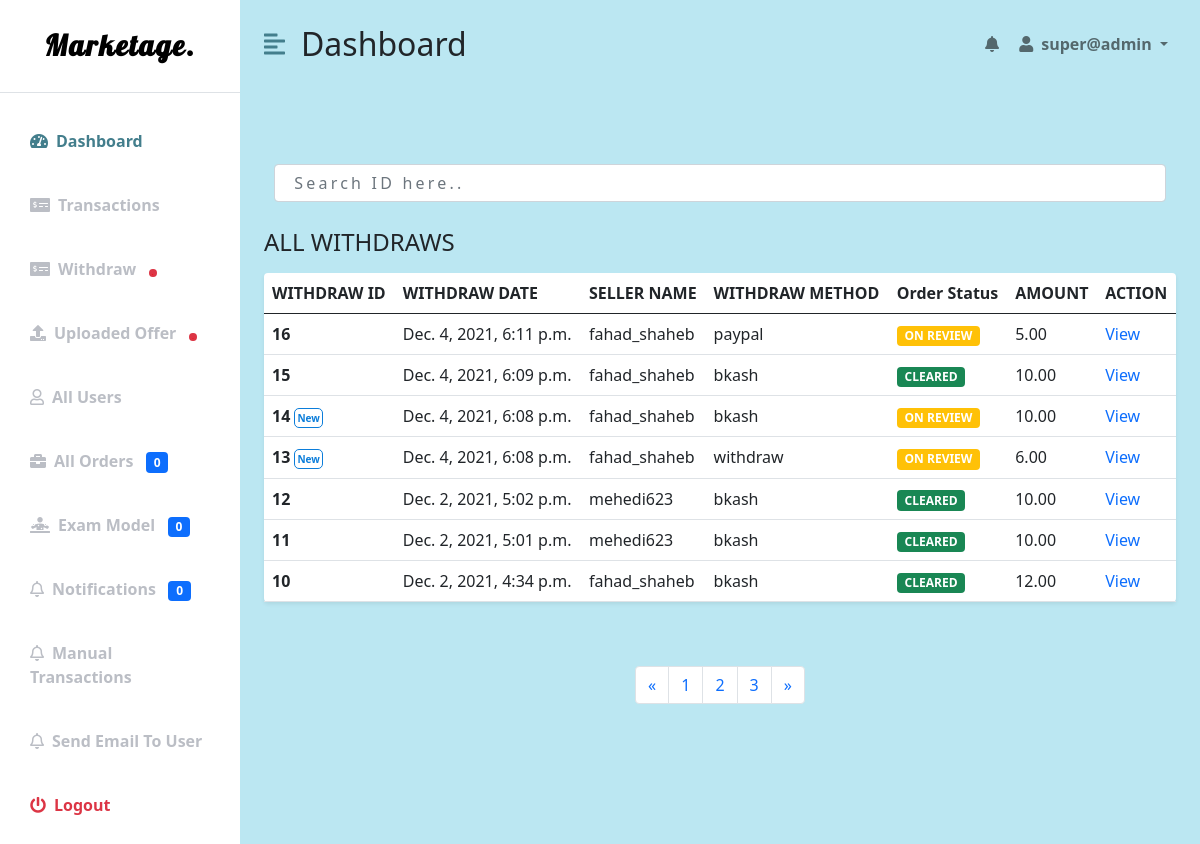
Screenshot of /adminpanel/withdraw-view/ (signed in) with the database file from the repository.
### mainApp/models.py (models this page shows, shortened)
class WithDrawModel(models.Model):
    stat_choice = (
        ("ON REVIEW", "ON REVIEW"),
        ("REJECTED", "REJECTED"),
        ("CLEARED", "CLEARED")
    )
    withdraw_date = models.DateTimeField(default=datetime.now)
    method = models.CharField(max_length=220, null=True)
    user = models.ForeignKey(User, on_delete=models.CASCADE)
    number = models.CharField(max_length=220, null=True)
    amount = models.DecimalField(max_digits=10, decimal_places=2, default=0.00, null=True)
    withdraw_amount = models.DecimalField(max_digits=10, decimal_places=2, default=0.00, null=True)
    on_review = models.BooleanField(default=True, null=True)
    is_approved = models.BooleanField(default=False, null=True)
    stat = models.CharField(max_length=220, choices=stat_choice, null=True)
    is_new = models.BooleanField(default=False)

### AdminPanel/views.py (the view)
# urls.py: path("withdraw-view/", views.withdrawView, name="WithdrawView"),
@login_required(login_url="admin-login")
def withdrawView(request):
    user = request.user
    if user.is_superuser == False:
        return redirect("buying_view")
    withdraws = WithDrawModel.objects.filter(on_review=True).order_by('-id')
    nots = NotificationModel.objects.filter(has_checked=False).count()
    count_check_exm = ExamModel.objects.filter(has_checked=False).count()
    count_unseen_order = Checkout.objects.filter(is_checked=False).count()
    count_users = User.objects.all().count()
    new_with = WithDrawModel.objects.filter(is_new=False)
    recent_offers = Offer.objects.filter(has_checked=False)
    args = {
        'withdraws': withdraws,
        "nots": nots,
        "count_check_exm": count_check_exm,
        "count_unseen_order": count_unseen_order,
        "count_users": count_users,
        "new_with": new_with,
        "recent_offers": recent_offers,
    }
    return render(request, "withdraw.html", args)

### AdminPanel/templates/withdraw.html (shortened to what this page needs)
{% load static %}
{% include 'base.html' %}
    <div class="d-flex" id="wrapper">
        {% include 'sidebar.html' %}
        <div id="page-content-wrapper">
            {% include 'nav.html' %}
            <div class="container-fluid px-4">
                <div class="row my-5">
                   <div class="search__bar__container">
                    <form class="main__search__bar">
                        <div class="mb-3">
                          <input id="widthraw____search" name="searchQuery" type="search" class="form-control" placeholder=" Search ID here.." aria-describedby="emailHelp" required>
                        </div>
                    </form>
                   </div>
                    <h3 class="fs-4 mb-3">ALL WITHDRAWS</h3>
                    <div class="col table-responsive">
                        <table class="table bg-white rounded shadow-sm  table-hover">
                            <thead>
                                <tr>
                                    <th scope="col">WITHDRAW ID</th>
                                    <th scope="col">WITHDRAW DATE</th>
                                    <th scope="col">SELLER NAME</th>
                                    <th scope="col">WITHDRAW METHOD</th>
                                    <th scope="col">Order Status</th>
                                    <th scope="col">AMOUNT</th>
                                    <th scope="col">ACTION</th>
                                </tr>
                            </thead>
                            <tbody>
                              {% for wth in withdraws %}
                                <tr>
                                    <th class="monitor">{{ wth.id }} {% if wth.is_new != True %}
                                        <span class="new_____span">New</span>
                                    {% endif %}</th>
                                    <td>{{ wth.withdraw_date }}</td>
                                    <td>{{ wth.user }}</td>
                                    <td>{{ wth.method }}</td>
                                    {% if wth.stat == "ON REVIEW" %}
                                        <td>
                                           <span class="badge bg-warning">{{ wth.stat }}</span>
                                        </td>
                                    {% elif wth.stat == "REJECTED" %}
                                        <td>
                                            <span class="badge bg-danger">{{ wth.stat }}</span>
                                        </td>
                                    {% elif wth.stat == "CLEARED" %}
                                        <td>
                                            <span class="badge bg-success">{{ wth.stat }}</span>
                                        </td>
                                    {% endif %}
                                    <td>{{ wth.amount }}</td>
                                    <td><a href="{% url 'clear_amount' wth.id %}">View</a></td>
                                </tr>
                                {% endfor %}
                            </tbody>
                        </table>
                    </div>
                </div>
                <div class="pagination__container d-flex justify-content-center">
                    <nav aria-label="Page navigation example">
                        <ul class="pagination">
                          <li class="page-item">
                            <a class="page-link" href="#" aria-label="Previous">
                              <span aria-hidden="true">&laquo;</span>
                            </a>
                          </li>
                          <li class="page-item"><a class="page-link" href="#">1</a></li>
                          <li class="page-item"><a class="page-link" href="#">2</a></li>
                          <li class="page-item"><a class="page-link" href="#">3</a></li>
                          <li class="page-item">
                            <a class="page-link" href="#" aria-label="Next">
                              <span aria-hidden="true">&raquo;</span>
                            </a>
                          </li>
                        </ul>
                      </nav>
                </div>
            </div>
        </div>
    </div>

### AdminPanel/templates/nav.html (shortened to what this page needs)
{% load static %}
<nav class="navbar navbar-expand-lg navbar-light bg-transparent py-4 px-4">
    <div class="d-flex align-items-center">
        <i class="fas fa-align-left primary-text fs-4 me-3" id="menu-toggle"></i>
        <h2 class="fs-2 m-0">Dashboard</h2>
    </div>
    <div class="collapse navbar-collapse" id="navbarSupportedContent">
        <ul class="navbar-nav ms-auto mb-2 mb-lg-0">
            <li class="nav-item dropdown d-flex">
                <div class="main-notification">
                        <a class="nav-link second-text fw-bold show-notification" href="#" id="notification"
                            role="button" data-dropdown-button >
                            <i class="fas fa-bell"></i>&nbsp
                        </a>
                </div>
                <a class="nav-link dropdown-toggle second-text fw-bold" href="#" id="navbarDropdown"
                    role="button" data-bs-toggle="dropdown" aria-expanded="false">
                    <i class="fas fa-user me-2"></i>{{ request.user }}
                </a>
            </li>
        </ul>
    </div>
</nav>

### static/css/adminpanel.css (style rules this page uses)
:root { --main-bg-color: #bbe7f2; --main-text-color: #437e8c; --second-text-color: #bbbec5; --second-bg-color: #c1efde; }
body { width: 100% !important; }
.primary-text { color: var(--main-text-color); }
.second-text { color: var(--second-text-color); }
#wrapper { overflow-x: visible !important; background-color: var(--main-bg-color); }
#page-content-wrapper { min-width: 100vw; }
#menu-toggle { cursor: pointer; }
* { padding: 0; margin: 0; text-decoration: none !important; }
.main__search__bar { position: relative; }
.search__bar__container { display: flex; justify-content: space-between; align-items: center; flex-wrap: wrap; }
.main__search__bar { flex:1; margin-top: 18px; }
.main__search__bar input[type="search"]::placeholder { letter-spacing: .2rem; }
.main__search__bar, .drop__search__1, .drop__search__2 { padding: 10px; }
.new_____span { border: 1px solid #0b7dda; text-align: center; border-radius: 5px; padding: 2px; font-size: 10px; color: #0b7dda; }
@media (min-width: 768px) { #wrapper { overflow-x: hidden; } }
@media (min-width: 768px) { #page-content-wrapper { min-width: 0; width: 100%; } }

### rows the page displays
WithDrawModel: id "16", withdraw_date "Dec. 4, 2021, 6:11 p.m.", user "fahad_shaheb", method "paypal", stat "ON REVIEW", amount "5.00"
WithDrawModel: id "15", withdraw_date "Dec. 4, 2021, 6:09 p.m.", user "fahad_shaheb", method "bkash", stat "CLEARED", amount "10.00"
WithDrawModel: id "14", is_new "New", withdraw_date "Dec. 4, 2021, 6:08 p.m.", user "fahad_shaheb", method "bkash", stat "ON REVIEW", amount "10.00"
WithDrawModel: id "13", is_new "New", withdraw_date "Dec. 4, 2021, 6:08 p.m.", user "fahad_shaheb", method "withdraw", stat "ON REVIEW", amount "6.00"
WithDrawModel: id "12", withdraw_date "Dec. 2, 2021, 5:02 p.m.", user "mehedi623", method "bkash", stat "CLEARED", amount "10.00"
WithDrawModel: id "11", withdraw_date "Dec. 2, 2021, 5:01 p.m.", user "mehedi623", method "bkash", stat "CLEARED", amount "10.00"
WithDrawModel: id "10", withdraw_date "Dec. 2, 2021, 4:34 p.m.", user "fahad_shaheb", method "bkash", stat "CLEARED", amount "12.00"

### other values shown
{{ count_unseen_order }} "0"
{{ count_check_exm }} "0"
{{ nots }} "0"
{{ request.user }} "super@admin"
